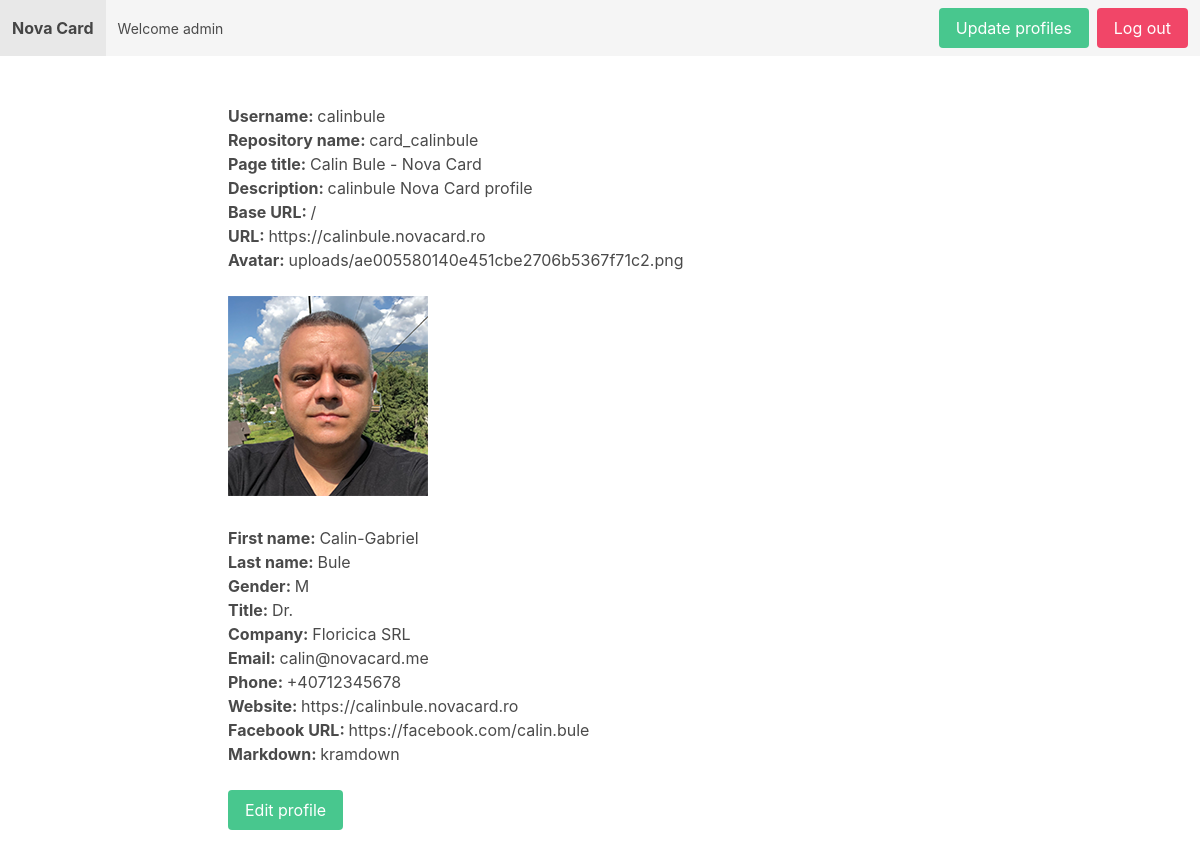
The app's page /card_profiles/profile/calinbule/ (signed in), older data.
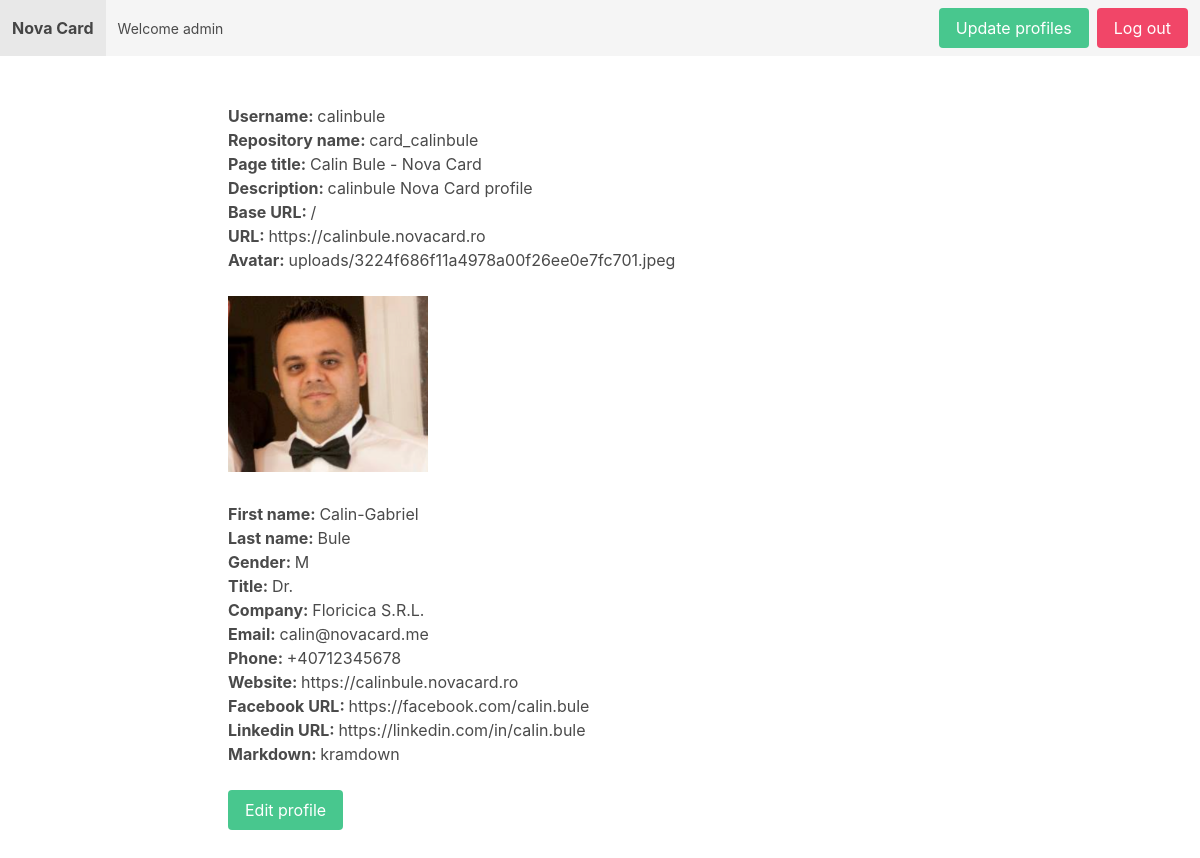
The same page, newer data.
### apps/card_profile/models.py (models this page shows, shortened)
class Card_profile(models.Model):
    def path_and_rename(self, filename):
        upload_to = 'uploads'
        ext = filename.split('.')[-1]
        filename = '{}.{}'.format(uuid4().hex, ext)
        return os.path.join(upload_to, filename)
    MALE = 'M'
    FEMALE = 'F'
    CHOICES_GENDER = (
        (MALE, 'M'),
        (FEMALE, 'F'),
    )
    username = models.CharField(max_length=255, unique=True)
    repository_name = models.CharField(max_length=255, unique=True)
    page_title = models.CharField(max_length=255)
    description = models.CharField(max_length=255)
    baseurl = models.CharField(max_length=255, default="/")
    url = models.URLField(max_length=200, unique=True)
    avatar = models.ImageField(upload_to=path_and_rename, height_field=None, width_field=None,
                               max_length=255, blank=True, null=True)
    first_name = models.CharField(max_length=255)
    last_name = models.CharField(max_length=255)
    gender = models.CharField(max_length=1, choices=CHOICES_GENDER)
    title = models.CharField(max_length=255, blank=True, null=True)
    company = models.CharField(max_length=255, blank=True, null=True)
    email = models.EmailField(max_length=254, unique=True)
    phone = models.CharField(max_length=255, blank=True, null=True)
    website = models.URLField(max_length=200, blank=True, null=True)
    facebook_url = models.URLField(max_length=200, blank=True, null=True)
    linkedin_url = models.URLField(max_length=200, blank=True, null=True)
    instagram_url = models.URLField(max_length=200, blank=True, null=True)
    pinterest_url = models.URLField(max_length=200, blank=True, null=True)
    twitter_url = models.URLField(max_length=200, blank=True, null=True)
    youtube_url = models.URLField(max_length=200, blank=True, null=True)
    snapchat_url = models.URLField(max_length=200, blank=True, null=True)
    whatsapp_url = models.URLField(max_length=200, blank=True, null=True)
    tiktok_url = models.URLField(max_length=200, blank=True, null=True)
    telegram_url = models.URLField(max_length=200, blank=True, null=True)
    skype_url = models.URLField(max_length=200, blank=True, null=True)
    github_url = models.URLField(max_length=200, blank=True, null=True)
    gitlab_url = models.URLField(max_length=200, blank=True, null=True)
    markdown = models.CharField(max_length=255, default="kramdown")

### apps/card_profile/views.py (the view)
# urls.py: path('profile/<str:username>/', view_profile, name='view_profile'),
@login_required
def view_profile(request, username):
    logger.info(f"{request.user} - view profile {username}")
    user_profile = get_object_or_404(Card_profile, username=username)
    return render(request, 'card_profile/view_profile.html', {'user_profile': user_profile})

### apps/card_profile/templates/card_profile/view_profile.html (shortened to what this page needs)
{% extends 'core/base.html' %}
{% block content %}
        {% if request.user.is_authenticated %}
                <b>Username: </b>{{ user_profile.username }}<br>
                <b>Repository name: </b>{{ user_profile.repository_name }}<br>
                <b>Page title: </b>{{ user_profile.page_title }}<br>
                <b>Description: </b>{{ user_profile.description }}<br>
                <b>Base URL: </b>{{ user_profile.baseurl }}<br>
                <b>URL: </b>{{ user_profile.url }}<br>
                {% if user_profile.avatar %}
                        <b>Avatar: </b>{{ user_profile.avatar }}<br><br>
                        <img src="/media/{{ user_profile.avatar }}" alt="Avatar" width="200" height="200">
                {% endif %}<br><br>
                <b>First name: </b>{{ user_profile.first_name }}<br>
                <b>Last name: </b>{{ user_profile.last_name }}<br>
                <b>Gender: </b>{{ user_profile.gender }}<br>
                {% if user_profile.title %}<b>Title: </b>{{ user_profile.title }}<br>{% endif %}
                {% if user_profile.company %}<b>Company: </b>{{ user_profile.company }}<br>{% endif %}
                <b>Email: </b>{{ user_profile.email }}<br>
                {% if user_profile.phone %}<b>Phone: </b>{{ user_profile.phone }}<br>{% endif %}
                {% if user_profile.website %}<b>Website: </b>{{ user_profile.website }}<br>{% endif %}
                {% if user_profile.facebook_url %}<b>Facebook URL: </b>{{ user_profile.facebook_url }}<br>{% endif %}
                {% if user_profile.linkedin_url %}<b>Linkedin URL: </b>{{ user_profile.linkedin_url }}<br>{% endif %}
                <b>Markdown: </b>{{ user_profile.markdown }}<br>
                <br>
                <a href="{% url 'edit_profile' user_profile.username %}" class="button is-success">Edit profile</a>
        {% endif %}
{% endblock %}

### apps/core/templates/core/base.html (shortened to what this page needs)
<!DOCTYPE html>
<html>
    <head>
        {% load static %}
        <link rel="stylesheet" href="https://cdn.jsdelivr.net/npm/bulma@0.9.3/css/bulma.min.css">
        <link rel="stylesheet" type="text/css" href="{% static 'core/style.css' %}">
    </head>
    <body>
        <nav class="navbar is-light">
            <div class="navbar-brand">
                <a href="{% url 'frontpage' %}" class="navbar-item"><strong>Nova Card</strong></a>
            </div>
            {% if user.is_authenticated %}
                <p class="navbar-item"><small class='is-subtitle'>Welcome {{ user.get_username }}</small></p>
            {% endif %}
            <div class="navbar-menu">
                <div class="navbar-end">
                    <div class="navbar-item">
                        <div class="buttons">
                            {% if request.user.is_authenticated %}
                                <a href="{% url 'profiles_list' %}" class="button is-success">Update profiles</a>
                                <a href="{% url 'logout' %}" class="button is-danger">Log out</a>
                            {% else %}
                                <a href="{% url 'login' %}" class="button is-light">Log in</a>
                            {% endif %}
                        </div>
                    </div>
                </div>
            </div>
        </nav>
        <section class="section">
            {% block content %}
            {% endblock %}
        </section>
    </body>
</html>

### apps/core/static/core/style.css (style rules this page uses)
html { scroll-behavior: smooth; }
@media screen and (min-width: 1024px) and (max-width: 1599px) { .section { padding: 3rem 3rem; max-width: 70%; margin-left: auto; margin-right: auto; } }

Row changes from the older to the newer data that the page shows:
changed Card_profile "calinbule": avatar "uploads/ae005580140e451cbe2706b5367f71c2.png" → "uploads/3224f686f11a4978a00f26ee0e7fc701.jpeg"; avatar: a different picture; company "Floricica SRL" → "Floricica S.R.L."; linkedin_url (not shown) → "https://linkedin.com/in/calin.bule"
Text that changed along with them:
text now shown: "Linkedin URL:"
